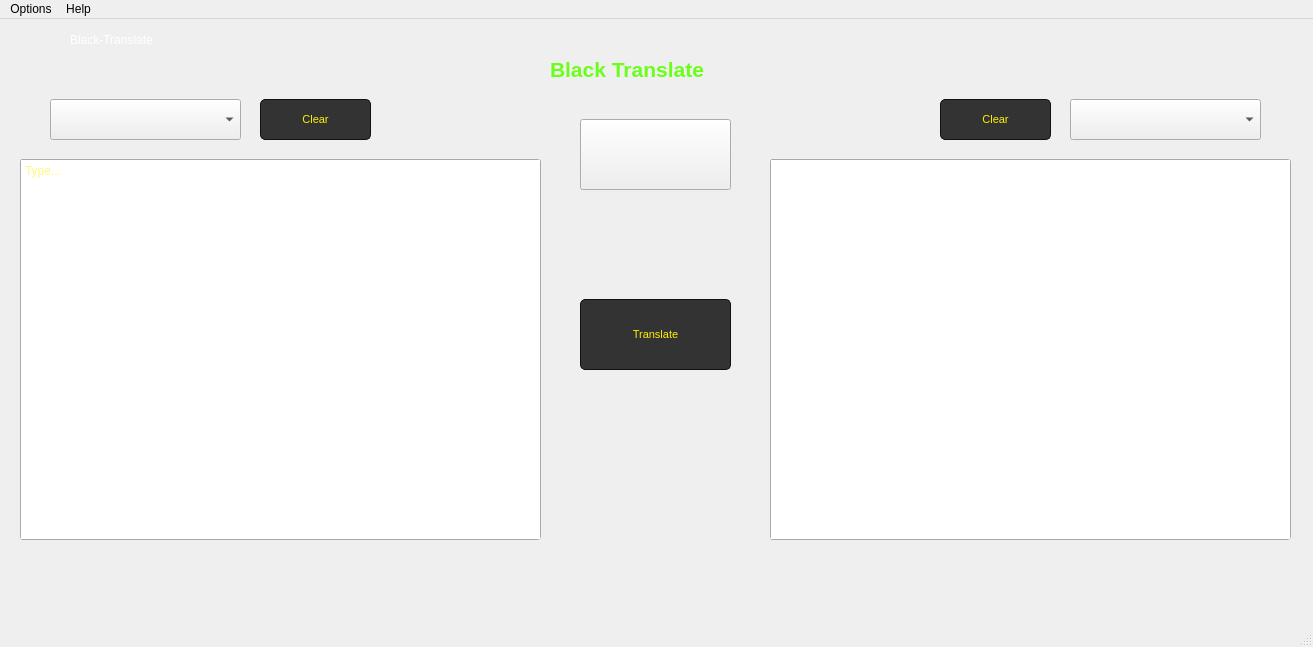
<?xml version="1.0" encoding="UTF-8"?>
<ui version="4.0">
 <class>MainWindow</class>
 <widget class="QMainWindow" name="MainWindow">
  <property name="geometry">
   <rect>
    <x>0</x>
    <y>0</y>
    <width>1313</width>
    <height>647</height>
   </rect>
  </property>
  <property name="windowTitle">
   <string>MainWindow</string>
  </property>
  <property name="statusTip">
   <string>Black-Translate</string>
  </property>
  <property name="styleSheet">
   <string notr="true">/*QMainWindow QWidget {background: transport; }*/
QToolTip {
	color: #ffffff;
	background-color: rgba(27, 29, 35, 160);
	border: 1px solid rgb(40, 40, 40);
	border-radius: 2px;
}</string>
  </property>
  <widget class="QWidget" name="centralwidget">
   <widget class="QLabel" name="label_b">
    <property name="geometry">
     <rect>
      <x>550</x>
      <y>20</y>
      <width>211</width>
      <height>61</height>
     </rect>
    </property>
    <property name="font">
     <font>
      <family>Microsoft YaHei UI</family>
      <pointsize>16</pointsize>
      <weight>75</weight>
      <bold>true</bold>
     </font>
    </property>
    <property name="styleSheet">
     <string notr="true">QLabel {
		color: rgb(105, 255, 24);
}</string>
    </property>
    <property name="text">
     <string>Black Translate</string>
    </property>
   </widget>
   <widget class="QTextEdit" name="txt">
    <property name="geometry">
     <rect>
      <x>20</x>
      <y>140</y>
      <width>521</width>
      <height>381</height>
     </rect>
    </property>
    <property name="font">
     <font>
      <pointsize>9</pointsize>
     </font>
    </property>
    <property name="styleSheet">
     <string notr="true">QTextEdit {
		color: #fff000;
		border: 1px solid darkgray;
		border-radius: 3px;
}</string>
    </property>
    <property name="readOnly">
     <bool>false</bool>
    </property>
    <property name="placeholderText">
     <string>Type...</string>
    </property>
   </widget>
   <widget class="QPushButton" name="translate_btn">
    <property name="geometry">
     <rect>
      <x>580</x>
      <y>280</y>
      <width>151</width>
      <height>71</height>
     </rect>
    </property>
    <property name="font">
     <font>
      <pointsize>8</pointsize>
     </font>
    </property>
    <property name="styleSheet">
     <string notr="true">QPushButton {
		border: 1px solid #111111;
		border-radius: 5px;
		color: #fff000;
		background-color: #333333;
}
QPushButton:hover {
		background-color: #000000;
}
QPushButton:focus {
		color: #000000;
		background-color: #fff000;
}</string>
    </property>
    <property name="text">
     <string>Translate</string>
    </property>
   </widget>
   <widget class="QPushButton" name="exit_btn">
    <property name="geometry">
     <rect>
      <x>1270</x>
      <y>0</y>
      <width>41</width>
      <height>41</height>
     </rect>
    </property>
    <property name="styleSheet">
     <string notr="true">QPushButton {
		border: none;
}
QPushButton:hover {
		border: 1px solid #f5f5f5;
}
QPushButton:focus {
		border: 1px solid #ffffff;
}</string>
    </property>
    <property name="text">
     <string/>
    </property>
    <property name="icon">
     <iconset>
      <normaloff>../icons/close-icon.png</normaloff>../icons/close-icon.png</iconset>
    </property>
   </widget>
   <widget class="QTextEdit" name="txt_output">
    <property name="geometry">
     <rect>
      <x>770</x>
      <y>140</y>
      <width>521</width>
      <height>381</height>
     </rect>
    </property>
    <property name="font">
     <font>
      <pointsize>9</pointsize>
     </font>
    </property>
    <property name="styleSheet">
     <string notr="true">QTextEdit {
		color: #fff000;
		border: 1px solid darkgray;
		border-radius: 3px;
}</string>
    </property>
    <property name="readOnly">
     <bool>true</bool>
    </property>
    <property name="placeholderText">
     <string/>
    </property>
   </widget>
   <widget class="QComboBox" name="combo">
    <property name="geometry">
     <rect>
      <x>50</x>
      <y>80</y>
      <width>191</width>
      <height>41</height>
     </rect>
    </property>
    <property name="font">
     <font>
      <pointsize>8</pointsize>
     </font>
    </property>
    <property name="styleSheet">
     <string notr="true">QComboBox:items {
		color: #ffffff;
}</string>
    </property>
    <property name="currentText">
     <string/>
    </property>
    <property name="currentIndex">
     <number>-1</number>
    </property>
   </widget>
   <widget class="QComboBox" name="combo_2">
    <property name="geometry">
     <rect>
      <x>1070</x>
      <y>80</y>
      <width>191</width>
      <height>41</height>
     </rect>
    </property>
    <property name="font">
     <font>
      <pointsize>8</pointsize>
     </font>
    </property>
    <property name="styleSheet">
     <string notr="true"/>
    </property>
   </widget>
   <widget class="QLabel" name="label_title">
    <property name="geometry">
     <rect>
      <x>70</x>
      <y>10</y>
      <width>101</width>
      <height>21</height>
     </rect>
    </property>
    <property name="font">
     <font>
      <pointsize>9</pointsize>
     </font>
    </property>
    <property name="styleSheet">
     <string notr="true">QLabel {color: #ffffff;}</string>
    </property>
    <property name="text">
     <string>Black-Translate</string>
    </property>
   </widget>
   <widget class="QLabel" name="label_icon">
    <property name="geometry">
     <rect>
      <x>0</x>
      <y>10</y>
      <width>55</width>
      <height>31</height>
     </rect>
    </property>
    <property name="styleSheet">
     <string notr="true"/>
    </property>
    <property name="text">
     <string/>
    </property>
   </widget>
   <widget class="QPushButton" name="clear_btn">
    <property name="geometry">
     <rect>
      <x>260</x>
      <y>80</y>
      <width>111</width>
      <height>41</height>
     </rect>
    </property>
    <property name="font">
     <font>
      <pointsize>8</pointsize>
     </font>
    </property>
    <property name="styleSheet">
     <string notr="true">QPushButton {
		border: 1px solid #111111;
		border-radius: 5px;
		color: #fff000;
		background-color: #333333;
}
QPushButton:hover {
		background-color: #000000;
}
QPushButton:focus {
		color: #000000;
		background-color: #fff000;
}</string>
    </property>
    <property name="text">
     <string>Clear</string>
    </property>
   </widget>
   <widget class="QPushButton" name="clear_btn_2">
    <property name="geometry">
     <rect>
      <x>940</x>
      <y>80</y>
      <width>111</width>
      <height>41</height>
     </rect>
    </property>
    <property name="font">
     <font>
      <family>MS Shell Dlg 2</family>
      <pointsize>8</pointsize>
     </font>
    </property>
    <property name="styleSheet">
     <string notr="true">QPushButton {
		border: 1px solid #111111;
		border-radius: 5px;
		color: #fff000;
		background-color: #333333;
}
QPushButton:hover {
		background-color: #000000;
}
QPushButton:focus {
		color: #000000;
		background-color: #fff000;
}</string>
    </property>
    <property name="text">
     <string>Clear</string>
    </property>
   </widget>
   <widget class="QPushButton" name="minimize_btn">
    <property name="geometry">
     <rect>
      <x>1220</x>
      <y>0</y>
      <width>41</width>
      <height>41</height>
     </rect>
    </property>
    <property name="styleSheet">
     <string notr="true">QPushButton {
		border: none;
}
QPushButton:hover {
		border: 1px solid #f5f5f5;
}
QPushButton:focus {
		border: 1px solid #ffffff;
}</string>
    </property>
    <property name="text">
     <string/>
    </property>
    <property name="icon">
     <iconset>
      <normaloff>../icons/minimize-icon.png</normaloff>../icons/minimize-icon.png</iconset>
    </property>
   </widget>
   <widget class="QPushButton" name="change_lang">
    <property name="geometry">
     <rect>
      <x>580</x>
      <y>100</y>
      <width>151</width>
      <height>71</height>
     </rect>
    </property>
    <property name="text">
     <string/>
    </property>
   </widget>
  </widget>
  <widget class="QMenuBar" name="menubar">
   <property name="geometry">
    <rect>
     <x>0</x>
     <y>0</y>
     <width>1313</width>
     <height>26</height>
    </rect>
   </property>
   <property name="styleSheet">
    <string notr="true"/>
   </property>
   <widget class="QMenu" name="menuOptions">
    <property name="styleSheet">
     <string notr="true"/>
    </property>
    <property name="title">
     <string>Options</string>
    </property>
    <addaction name="save_action"/>
    <addaction name="saveas_action"/>
    <addaction name="separator"/>
    <addaction name="clearall_action"/>
    <addaction name="separator"/>
    <addaction name="exit_action"/>
   </widget>
   <widget class="QMenu" name="menuHelp">
    <property name="title">
     <string>Help</string>
    </property>
    <widget class="QMenu" name="social_network_menu">
     <property name="title">
      <string>Social Network</string>
     </property>
     <addaction name="black_action"/>
     <addaction name="dev_action"/>
     <addaction name="separator"/>
     <addaction name="instagram_action"/>
     <addaction name="github_action"/>
     <addaction name="telegram_action"/>
     <addaction name="twitter_action"/>
    </widget>
    <addaction name="help_action"/>
    <addaction name="about_blacktranslate_action"/>
    <addaction name="separator"/>
    <addaction name="social_network_menu"/>
    <addaction name="separator"/>
    <addaction name="feedback_action"/>
   </widget>
   <addaction name="menuOptions"/>
   <addaction name="menuHelp"/>
  </widget>
  <widget class="QStatusBar" name="statusBar"/>
  <action name="save_action">
   <property name="text">
    <string>Save</string>
   </property>
   <property name="statusTip">
    <string>Options Menu</string>
   </property>
   <property name="whatsThis">
    <string>Options Menu</string>
   </property>
  </action>
  <action name="saveas_action">
   <property name="text">
    <string>Save As</string>
   </property>
  </action>
  <action name="clearall_action">
   <property name="text">
    <string>Clear All</string>
   </property>
  </action>
  <action name="exit_action">
   <property name="text">
    <string>Exit</string>
   </property>
  </action>
  <action name="help_action">
   <property name="text">
    <string>Help</string>
   </property>
   <property name="statusTip">
    <string>Help Menu</string>
   </property>
   <property name="whatsThis">
    <string>Help Menu</string>
   </property>
  </action>
  <action name="about_blacktranslate_action">
   <property name="text">
    <string>About Black-Translate</string>
   </property>
  </action>
  <action name="dev_action">
   <property name="text">
    <string>Dev</string>
   </property>
  </action>
  <action name="instagram_action">
   <property name="text">
    <string>Instagram</string>
   </property>
  </action>
  <action name="github_action">
   <property name="text">
    <string>Github</string>
   </property>
  </action>
  <action name="twitter_action">
   <property name="text">
    <string>Twitter</string>
   </property>
  </action>
  <action name="black_action">
   <property name="text">
    <string>Black-Software Website</string>
   </property>
  </action>
  <action name="actionSend_Feedback">
   <property name="text">
    <string>Send Feedback</string>
   </property>
  </action>
  <action name="telegram_action">
   <property name="text">
    <string>Telegram</string>
   </property>
  </action>
  <action name="feedback_action">
   <property name="text">
    <string>Send Feedback</string>
   </property>
  </action>
  <action name="actionUnd">
   <property name="text">
    <string>Undo</string>
   </property>
  </action>
 </widget>
 <resources>
  <include location="../../project1/files.qrc"/>
 </resources>
 <connections/>
</ui>
